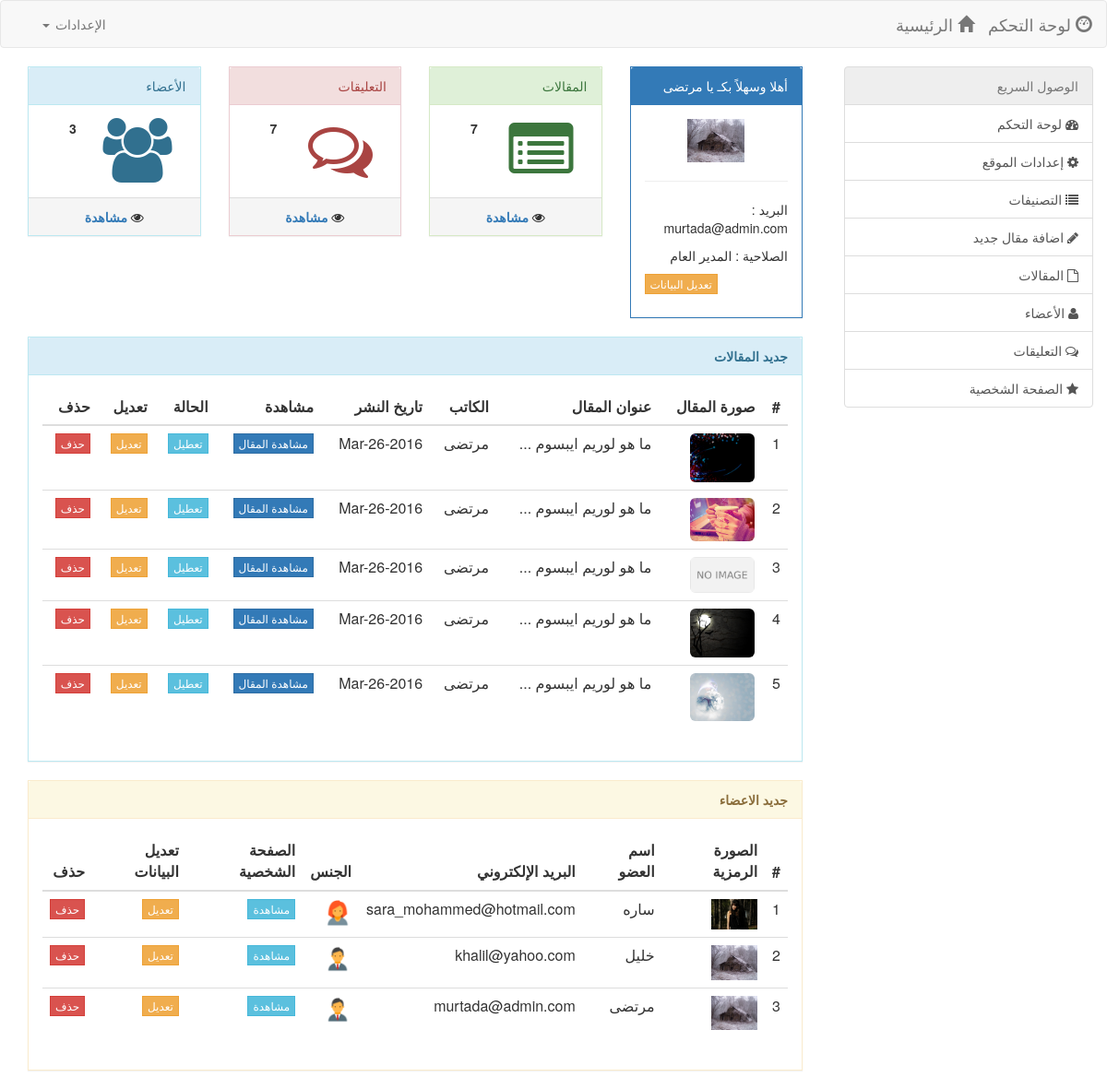
The app's page /admin-cp/index.php (signed in) with its own data.
### tables this page shows
CREATE TABLE `users` (
  `user_id` int(11) NOT NULL,
  `username` text NOT NULL,
  `email` text NOT NULL,
  `password` text NOT NULL,
  `gender` text NOT NULL,
  `avatar` text NOT NULL,
  `about_user` text NOT NULL,
  `facebook` text NOT NULL,
  `twitter` text NOT NULL,
  `youtube` text NOT NULL,
  `reg_date` text NOT NULL,
  `role` text NOT NULL
);

CREATE TABLE `posts` (
  `post_id` int(11) NOT NULL,
  `title` text NOT NULL,
  `post` longtext NOT NULL,
  `category` text NOT NULL,
  `image` text NOT NULL,
  `author` text NOT NULL,
  `status` text NOT NULL,
  `post_date` text NOT NULL
);

### admin-cp/index.php (the view)
<?php
	include_once("inc/header.php");
	include_once("inc/sidebar.php");
	$get_user = mysqli_query($conn, "SELECT `username` ,`email` , `avatar` , `role` FROM `users` WHERE `user_id` = '$_SESSION[id]'");
	$user = mysqli_fetch_assoc($get_user);
	$posts = mysqli_query($conn , "SELECT * FROM `posts`");
	$post = mysqli_num_rows($posts);
	$users = mysqli_query($conn , "SELECT * FROM `users`");
	$count_user = mysqli_num_rows($users);
	$comments = mysqli_query($conn , "SELECT * FROM `comments`");
	$count_comments = mysqli_num_rows($comments);
?>
	<article class="col-lg-9">
		<div class="col-lg-12">
			<div class="row">
				<div class="col-md-3">
					<div class="panel panel-primary">
					  <div class="panel-heading">أهلا وسهلاً بكـ يا <?php echo ucwords($user['username']); ?></div>
					  <div class="panel-body">
						<div class="text-center">
							<img src="../<?php echo $user['avatar']; ?>" width="40%" style="max-width: 150px;"/>
							<hr>
						</div>
						<div class="text-right">
							<p>البريد : <?php echo $user['email']; ?></p>
							<p>الصلاحية : <?php echo ($user['role'] == 'admin' ? 'المدير العام' : 'كاتب'); ?></p>
							<p class="text-left"><a href="" class="btn btn-warning btn-xs">تعديل البيانات</a></p>
						</div>
					  </div>
					</div>
				</div>
				<div class="col-md-3">
					<div class="panel panel-success">
					  <div class="panel-heading">المقالات</div>
					  <div class="panel-body">
						<div class="col-md-8">
							<i class="fa fa-list-alt fa-5x" style="color: #3C763D;"></i>
						</div>
						<div class="col-md-4">
							<p><b><?php echo $post; ?></b></p>
						</div>
					  </div>
					  <div class="panel-footer text-center"><i class="fa fa-eye"></i>  <a href=""><b>مشاهدة</b></a></div>
					</div>
				</div>
				<div class="col-md-3">
					<div class="panel panel-danger">
					  <div class="panel-heading">التعليقات</div>
					  <div class="panel-body">
						<div class="col-md-8">
							<i class="fa fa-comments-o fa-5x" style="color: #A94442;"></i>
						</div>
						<div class="col-md-4">
							<p><b><?php echo $count_comments; ?></b></p>
						</div>
					  </div>
					  <div class="panel-footer text-center"><i class="fa fa-eye"></i>  <a href="comment.php"><b>مشاهدة</b></a></div>
					</div>
				</div>
				<div class="col-md-3">
					<div class="panel panel-info">
					  <div class="panel-heading">الأعضاء</div>
					  <div class="panel-body">
						<div class="col-md-8">
							<i class="fa fa-users fa-5x" style="color: #31708F;"></i>
						</div>
						<div class="col-md-4">
							<p><b><?php echo $count_user; ?></b></p>
						</div>
					  </div>
					  <div class="panel-footer text-center"><i class="fa fa-eye"></i>  <a href=""><b>مشاهدة</b></a></div>
					</div>
				</div>
				<div class="col-md-12">
				<div class="panel panel-info">
				  <div class="panel-heading"><b>جديد المقالات</b></div>
				  <div class="panel-body">
				<table class="table table-hover">
					<thead>
						<tr>
							<th>#</th>
							<th>صورة المقال</th>
							<th>عنوان المقال</th>
							<th>الكاتب</th>
							<th>تاريخ النشر</th>
							<th>مشاهدة</th>
							<th>الحالة</th>
							<th>تعديل</th>
							<th>حذف</th>
						</tr>
					</thead>
					<tbody>
					<?php
						$posts = mysqli_query($conn, "SELECT * FROM `posts` p INNER JOIN `users` u WHERE p.author = u.user_id ORDER BY `post_id` DESC LIMIT 5");
						$num = 1;
						while($post = mysqli_fetch_assoc($posts)){
							echo '
								<tr>
									<td>'.$num.'</td>
									<td><img src="../'.($post['image'] == '' ? 'images/no-image.png' : $post['image']).'" class="img-rounded" width="70px" /></td>
									<td>'.substr($post['title'],0,40).' ...</td>
									<td>'.$post['username'].'</td>
									<td>'.$post['post_date'].'</td>
									<td><a href="../post.php?id='.$post['post_id'].'" class="btn btn-primary btn-xs" target="_blank">مشاهدة المقال</a></td>
									<td>'.($post['status'] == 'dreft' ? '<a href="posts.php?status=published&post='.$post['post_id'].'" class="btn btn-success btn-xs">نشر</a>' : '<a href="posts.php?status=dreft&post='.$post['post_id'].'" class="btn btn-info btn-xs">تعطيل</a>').'</td>
									<td><a href="edite-post.php?post='.$post['post_id'].'" class="btn btn-warning btn-xs">تعديل</a></td>
									<td><a href="posts.php?delete='.$post['post_id'].'" class="btn btn-danger btn-xs">حذف</a></td>
								</tr>
							';
						$num++;
						}
					?>
					</tbody>
					</table>
				  </div>
				</div>
				</div>
				<div class="col-md-12">
				<div class="panel panel-warning">
				  <div class="panel-heading"><b>جديد الاعضاء</b></div>
				  <div class="panel-body">
				<table class="table table-hover">
				<thead>
					<tr>
						<th>#</th>
						<th>الصورة الرمزية</th>
						<th>اسم العضو</th>
						<th>البريد الإلكتروني</th>
						<th>الجنس</th>
						<th>الصفحة الشخصية</th>
						<th>تعديل البيانات</th>
						<th>حذف</th>
					</tr>
				</thead>
				<tbody>
				<?php
					$users = mysqli_query($conn, "SELECT * FROM `users` ORDER BY `user_id` DESC LIMIT 5");
					$num = 1;
					while($user = mysqli_fetch_assoc($users)){
						echo '
							<tr>
								<td>'.$num.'</td>
								<td><img src="../'.$user['avatar'].'" width="50px" /></td>
								<td>'.$user['username'].'</td>
								<td>'.$user['email'].'</td>
								<td>'.($user['gender'] == 'male' ? '<img src="../images/male.png" width="30px" />' : '<img src="../images/female.png" width="30px" />').'</td>
								<td><a href="../profile.php?user='.$user['user_id'].'" class="btn btn-info btn-xs" target="_blank">مشاهدة</a></td>
								<td><a href="edite_user.php?user='.$user['user_id'].'" class="btn btn-warning btn-xs">تعديل</a></td>
								<td><a href="users.php?delete='.$user['user_id'].'" class="btn btn-danger btn-xs">حذف</a></td>
							</tr>
						';
					$num++;
					}
				?>
				</tbody>
				</table>
				  </div>
				</div>
				</div>
			</div>
		</div>
	</article>
<?php
	include_once("inc/footer.php");
?>

### admin-cp/inc/header.php (shortened to what this page needs)
<!DOCTYPE html>
<html lang="ar">
  <head>
    <link href="../css/bootstrap.min.css" rel="stylesheet">
	<link href="../css/bootstrap-rtl.min.css" rel="stylesheet">
    <link href="../css/font-awesome.min.css" rel="stylesheet">
	<link href="../css/style.css" rel="stylesheet">
  </head>
  <body>
<nav class="navbar navbar-default">
  <div class="container-fluid">
    <div class="navbar-header">
      <a class="navbar-brand" href="index.php"><i class="glyphicon glyphicon-dashboard"></i>  لوحة التحكم</a>
      <a class="navbar-brand" href="../index.php"><i class="glyphicon glyphicon-home"></i>  الرئيسية</a>
    </div>
    <div class="collapse navbar-collapse" id="bs-example-navbar-collapse-1">
      <ul class="nav navbar-nav navbar-left">
        <li class="dropdown">
          <a href="#" class="dropdown-toggle" data-toggle="dropdown" role="button" aria-haspopup="true" aria-expanded="false">الإعدادات <span class="caret"></span></a>
        </li>
      </ul>
    </div>
  </div>
</nav>
<section class="container-fluid" style="margin-top: 20px;">
	<div class="row">

### admin-cp/inc/sidebar.php (shortened to what this page needs)
<aside class="col-lg-3">
	<div class="list-group">
	  <a href="#" class="list-group-item disabled">
		الوصول السريع
	  </a>
	  <?php
		if($_SESSION['role'] == 'admin'){
		?>
	  <a href="index.php" class="list-group-item"><i class="fa fa-tachometer"></i> لوحة التحكم</a>
	  <a href="setting.php" class="list-group-item"><i class="fa fa-cog"></i> إعدادات الموقع</a>
	  <a href="category.php" class="list-group-item"><i class="fa fa-list"></i> التصنيفات</a>
	  <a href="new-post.php" class="list-group-item"><i class="fa fa-pencil"></i> اضافة مقال جديد</a>
	  <a href="posts.php" class="list-group-item"><i class="fa fa-file-o"></i> المقالات</a>
	  <a href="users.php" class="list-group-item"><i class="fa fa-user"></i> الأعضاء</a>
	  <a href="comment.php" class="list-group-item"><i class="fa fa-comments-o"></i> التعليقات</a>
	  <a href="profile.php" class="list-group-item"><i class="fa fa-star"></i> الصفحة الشخصية</a>
	<?php
		}
	  ?>
	</div>
</aside>

### admin-cp/inc/footer.php (shortened to what this page needs)
	</div>
  </body>
</html>

### css/style.css (style rules this page uses)
.navbar { margin-bottom: 0px; }
.btn { border-radius: 0px; }
.panel { border-radius: 0px; }

### records on screen
users: username "مرتضى", avatar (picture), email "murtada@admin.com"
posts: image (picture), title "ما هو لوريم ايبسوم", users.username "مرتضى", post_date "2016-Mar-26"
posts: image (picture), title "ما هو لوريم ايبسوم", users.username "مرتضى", post_date "2016-Mar-26"
posts: title "ما هو لوريم ايبسوم", users.username "مرتضى", post_date "2016-Mar-26"
posts: image (picture), title "ما هو لوريم ايبسوم", users.username "مرتضى", post_date "2016-Mar-26"
posts: image (picture), title "ما هو لوريم ايبسوم", users.username "مرتضى", post_date "2016-Mar-26"
users: avatar (picture), username "ساره", email "sara_mohammed@hotmail.com"
users: avatar (picture), username "خليل", email "khalil@yahoo.com"

### other values on screen
$post "7"
$count_comments "7"
$count_user "3"
